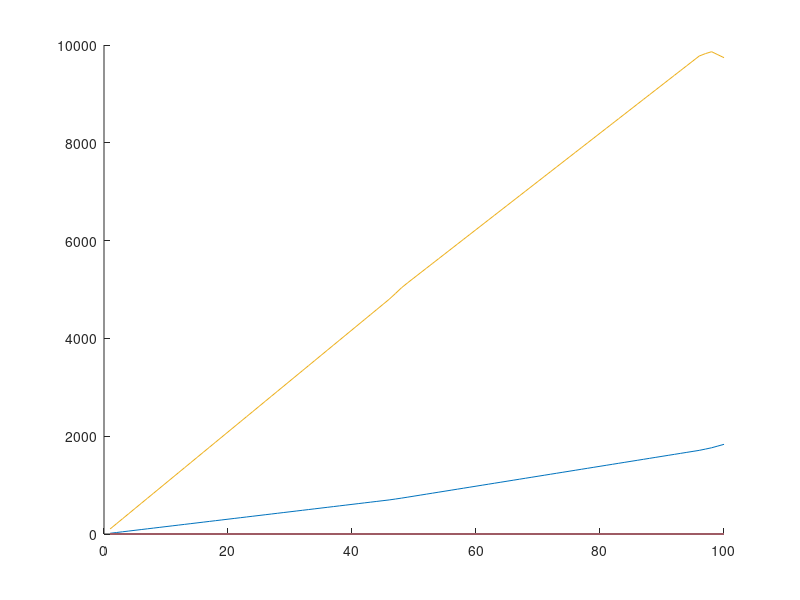

Reproduce this figure in MATLAB.
function [ x ] = stock( )
% Minimiser f = 5*a + 5*b +6*c + 10*d + 5*e +4*f AVEC CONTRAINTES SUP

A=[
    1 2 1 5 0 2;
    2 2 1 2 2 1;
    1 0 3 2 2 0;
    8 15 0 5 0 10;
    7 1 2 15 7 12;
    8 1 11 0 10 25;
    2 10 5 4 13 7;
    5 0 0 7 10 27;
    5 3 5 8 0 7;
    5 5 3 12 8 0;
    1 1 1 1 1 1;
    -1 -1 -1 -1 -1 -1; %(-) Car superieur ou egal 
];

R = zeros(100);
Q = zeros(100);

for i=1:100
    
    B = [350; 620; 485; 4800; 4800; 4800; 4800; 4800; 4800; 4800; 378.8; -(i/100)*378.8];

    f = [5; 5; 6; 10; 5; 4];
    g =  [5.67; 12.38; 12.27; 1.03; 31.65; 27.55];
    lb = [0;0;0;0;0;0];
    x = linprog(f, A, B,[],[],lb,[]);
    y = linprog(g, A, B,[],[],lb,[]);
    R(i) = f'*x;
    Q(i) = g'*x;
    
end
hold on
plot(R)
plot(Q)
hold off;
    B = [350; 620; 485; 4800; 4800; 4800; 4800; 4800; 4800; 4800; 378.8; -(80/100)*378.8];

    f = [5; 5; 6; 10; 5; 4];
    lb = [0;0;0;0;0;0];
    x = linprog(f, A, B,[],[],lb,[]);
    f'*x
end

